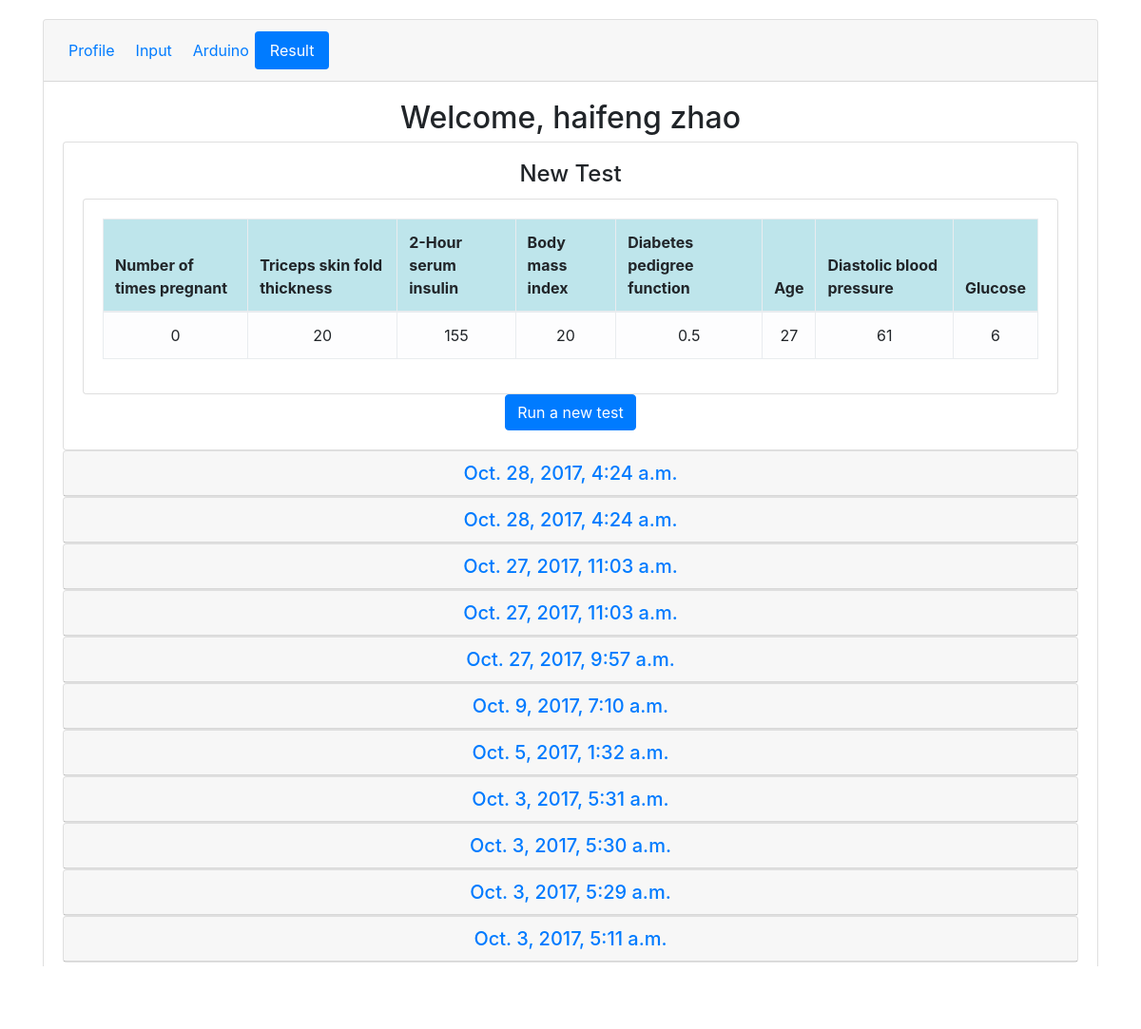
/diabetes/result/ (signed in), run on the app's committed database.
### diabetes/models.py (models this page shows)
class InputBodyStatus(models.Model):
	user = models.ForeignKey(
		User,
		on_delete=models.CASCADE,
	)
	pregnant = models.DecimalField(max_digits=25, decimal_places=15)
	skinfold = models.DecimalField(max_digits=25, decimal_places=15)
	seruminsulin = models.DecimalField(max_digits=25, decimal_places=15)
	bmi = models.DecimalField(max_digits=25, decimal_places=15)
	pedigree = models.DecimalField(max_digits=25, decimal_places=15)
	age = models.DecimalField(max_digits=25, decimal_places=15)
	inputdate = models.DateTimeField(auto_now_add=True, blank=True)

class TestBodyStatus(models.Model):
	user = models.ForeignKey(
		User,
		on_delete=models.CASCADE,
	)
	arduino = models.CharField(max_length=30)
	glucose = models.DecimalField(max_digits=25, decimal_places=15)
	bloodpressure = models.DecimalField(max_digits=25, decimal_places=15)
	testdate = models.DateTimeField(auto_now_add=True, blank=True)

class TestResult(models.Model):
	user = models.ForeignKey(
			User,
			on_delete=models.CASCADE,
		)
	inputstatus = models.ForeignKey(
			InputBodyStatus,
			on_delete=models.CASCADE,
		)
	teststatus = models.ForeignKey(
			TestBodyStatus,
			on_delete=models.CASCADE,
		)
	result = models.DecimalField(max_digits=25, decimal_places=15)
	resultdate = models.DateTimeField(auto_now_add=True, blank=True)

### diabetes/views.py (the view, shortened to what this page needs)
def result(request):
	user_id = request.session['user_id']
	user = User.objects.get(pk=user_id)
	test_result = TestResult.objects.filter(user=user).order_by('-id')
	arduino_status = TestBodyStatus.objects.filter(user=user)
	input_status = InputBodyStatus.objects.filter(user=user)
	if arduino_status and input_status:
		context = {
			"user": user,
			"tag": "result",
			"results": test_result,
			"inputstatus": input_status.order_by('-id')[0],
			"arduinostatus":arduino_status.order_by('-id')[0],
			"avaliable":"yes"
		}
	return render(request, "result.html", context)

### templates/result.html (shortened to what this page needs)
{% extends "diabetes_base.html" %}
{% load staticfiles %}
		{% block content %}
		<h2> Welcome, {{user.first_name}} {{user.last_name}}</h2>
		<div class="card">
			<div class="card-body">
				<h4 class="card-title">New Test</h4>
				<form action="{% url 'result' %}" method="POST">
          {% if avaliable == "yes" %}
            <div class="card">
              <div class="card-body">
                <table class="table table-bordered table-light">
                  <thead>
                    <tr class="table-info">
                      <th scope="col">Number of times pregnant</th>
                      <th scope="col">Triceps skin fold thickness</th>
                      <th scope="col">2-Hour serum insulin</th>
                      <th scope="col">Body mass index</th>
                      <th scope="col">Diabetes pedigree function</th>
                      <th scope="col">Age</th>
                      <th scope="col">Diastolic blood pressure</th>
                      <th scope="col">Glucose</th>
                    </tr>
                  </thead>
                  <tbody>
                    <tr>
                      <td>{{inputstatus.pregnant|floatformat}}</td>
                      <td>{{inputstatus.skinfold|floatformat}}</td>
                      <td>{{inputstatus.seruminsulin|floatformat}}</td>
                      <td>{{inputstatus.bmi|floatformat}}</td>
                      <td>{{inputstatus.pedigree|floatformat}}</td>
                      <td>{{inputstatus.age|floatformat}}</td>
                      <td>{{arduinostatus.bloodpressure|floatformat}}</td>
                      <td>{{arduinostatus.glucose|floatformat}}</td>
                    </tr>
                  </tbody>
                </table>
              </div>
            </div>
					  <button type="submit" name="add" class="btn btn-primary">Run a new test</button>
          {% elif avaliable == "no" %}
            <div class="alert alert-danger" role="alert">
              Please fill in all required forms before start test!
            </div>
            <button type="submit" name="add" class="btn btn-secondary" disabled>Run a new test</button>
          {% endif %}
				</form>
			</div>
		</div>
		<div id="accordion" role="tablist">
			{% for r in results%}
			<div class="card">
    			<div class="card-header" role="tab" id="heading{{r.id}}">
      				<h5 class="mb-0">
        				<a data-toggle="collapse" href="#collapse{{r.id}}" aria-expanded="true" aria-controls="collapse{{r.id}}">
          					{{r.resultdate}}
        				</a>
      				</h5>
    			</div>
  			</div>
			{% endfor %}
  		</div>
		{% endblock %}

### static/css/diabetes.css (style rules this page uses)
body { background: url(../images/background.jpg) no-repeat center center fixed; -webkit-background-size: cover; -moz-background-size: cover; -o-background-size: cover; background-size: cover; }

### data on the page
InputBodyStatus: pregnant "0", skinfold "20", seruminsulin "155", bmi "20", pedigree "0.5", age "27"
TestBodyStatus: bloodpressure "61", glucose "6"
TestResult: resultdate "Oct. 28, 2017, 4:24 a.m."
TestResult: resultdate "Oct. 28, 2017, 4:24 a.m."
TestResult: resultdate "Oct. 27, 2017, 11:03 a.m."
TestResult: resultdate "Oct. 27, 2017, 11:03 a.m."
TestResult: resultdate "Oct. 27, 2017, 9:57 a.m."
TestResult: resultdate "Oct. 9, 2017, 7:10 a.m."
TestResult: resultdate "Oct. 5, 2017, 1:32 a.m."
TestResult: resultdate "Oct. 3, 2017, 5:31 a.m."
TestResult: resultdate "Oct. 3, 2017, 5:30 a.m."
TestResult: resultdate "Oct. 3, 2017, 5:29 a.m."
TestResult: resultdate "Oct. 3, 2017, 5:11 a.m."

### other printed values
{{ user.first_name }} "haifeng"
{{ user.last_name }} "zhao"
